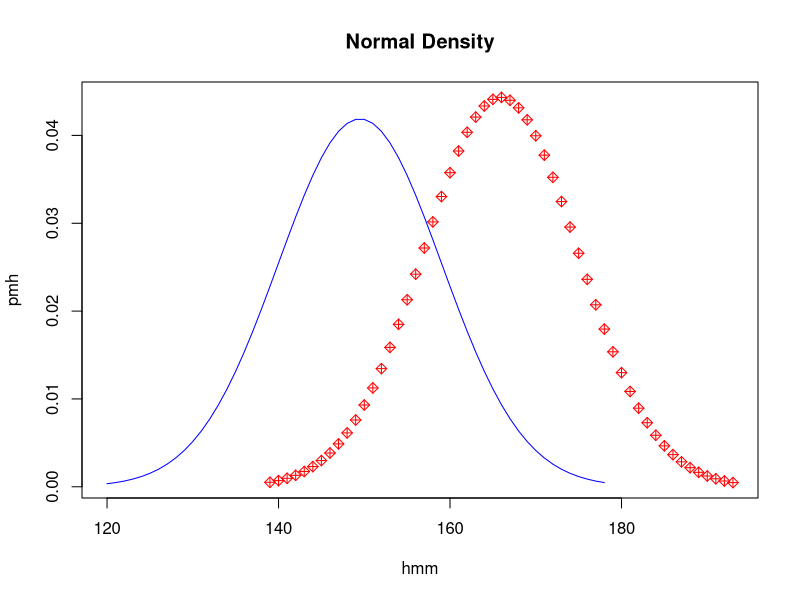

Write R code to recreate this figure. (Note: this script raises an error after producing the figure.)
#Write a R program to predict whether A Person is male or female Based on Height Using Bayes Theorem (Assume p(maIe)=0.5 and p(femaIe)=0.5 and Evidence = 1) Bayes Rule P(male lh) and P(female Ih) Training function Using Normal Density 

uvtrain <- function(hm,hf)
{
  hmm = vector(mode = "numeric",length = 0)
  pmh=vector(mode="numeric", length=0)
  hmin = min(hm)-15 
  hmax = max(hm)+15
  mm = mean(hm); 
  vm	= var(hm);
  cat("Mean of Male Height", mm ,"\n") 
  cat("Variance of Male Height",vm)
  for(h in hmin:hmax) 
  {
    r = (h-mm)^2/vm
    p = (1/(sqrt(2*pi*vm)))*exp(-0.5*r); hmm <- c(hmm, h)
    pmh <- c(pmh, p)
  }
    
  hff=vector(mode="numeric", length=0) 
  pff =vector(mode = "numeric",length = 0)
  hmin = min(hf)-15 
  hmax = max(hf)+15 
  mf	= mean(hf);
  vf = var(hf);
  cat("Mean of Female Height", mf ,"\n") 
  cat("Variance of Female Height",vf)
  for(h in hmin:hmax) 
  {
   r = (h-mf)^2/vf
   p = (1/(sqrt(2*pi*vf)))*exp(-0.5*r); hff <- c(hff, h)
  pff <- c(pff, p)
  }
  plot(hmm, pmh, col ="red", pch = 9, xlim=c(min(hff),max(hmm)), xIab="Height of Person (Male and Female)", yIab="p(male I hm) and p(female I hf)", main="NormaI Density")
  lines(hff,pff,col = "blue")
  return(list(mm,vm,mf,vf))
}

uvtest <- function(mm,vm,mf,vf,ht)
{
  rm = (ht-mm)^2/vm
  pm = (1/(sqrt(2*pi*vm)))*exp(-0.5*rm)
  rf = (ht-mf)^2/vf
  pf = (1/(sqrt(2*pi*vf)))*exp(-0.5*rf)
  if(pm>pf)
    print("The given Height of Person is Male") 
  else
    print("The given Height of Person is Female")
}


hm <- c(165, 170, 160, 154, 175, 155, 167, 177, 158, 178)
hf <- c(140, 145, 149, 152, 157, 135, 139, 160, 155, 163)
mv = uvtrain(hm,hf)


ht= as.numeric(readline(prompt ='Enter the height of person for prediction =')) 
mm = as.numeric(mv[1])
vm = as.numeric(mv[2]) 
mf = as.numeric(mv[3]) 
vf = as.numeric(mv[4]) 
uvtest(mm,vm,mf,vf,ht)

